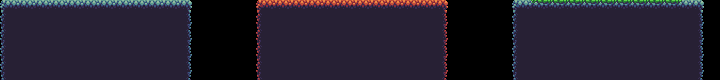

A level layout from a 2D game, rendered from its tile map. Below: a short description, then the map file with its tile-grid data intact:
An orthogonal 45x5 tile map with 16x16 px tiles, 1 tile layer (Capa de Patrones 1).

<map version="1.2" tiledversion="1.2.0" orientation="orthogonal" renderorder="right-down" width="45" height="5" tilewidth="16" tileheight="16" infinite="0" nextlayerid="2" nextobjectid="1">
 <tileset firstgid="1" name="sheet5" tilewidth="16" tileheight="16" tilecount="136" columns="17">
  <image source="sheet5.png" width="272" height="128" />
 </tileset>
 <layer id="1" name="Capa de Patrones 1" width="45" height="5">
  <data encoding="csv">
45,46,46,46,46,46,46,46,46,46,46,47,108,108,108,108,11,12,12,12,12,12,12,12,12,12,12,13,92,91,91,91,45,42,43,43,43,43,43,43,43,43,44,47,0,
62,29,29,29,29,29,29,29,29,29,29,64,108,108,108,108,28,29,29,29,29,29,29,29,29,29,29,30,92,91,91,91,62,29,29,29,29,29,29,29,29,29,29,64,0,
62,29,29,29,29,29,29,29,29,29,29,64,108,108,108,108,28,29,29,29,29,29,29,29,29,29,29,30,92,91,91,91,62,29,29,29,29,29,29,29,29,29,29,64,0,
62,29,29,29,29,29,29,29,29,29,29,64,108,108,108,108,28,29,29,29,29,29,29,29,29,29,29,30,92,91,91,91,62,29,29,29,29,29,29,29,29,29,29,64,0,
62,29,29,29,29,29,29,29,29,29,29,64,108,108,108,108,28,29,29,29,29,29,29,29,29,29,29,30,92,91,91,91,62,29,29,29,29,29,29,29,29,29,29,64,0
</data>
 </layer>
</map>